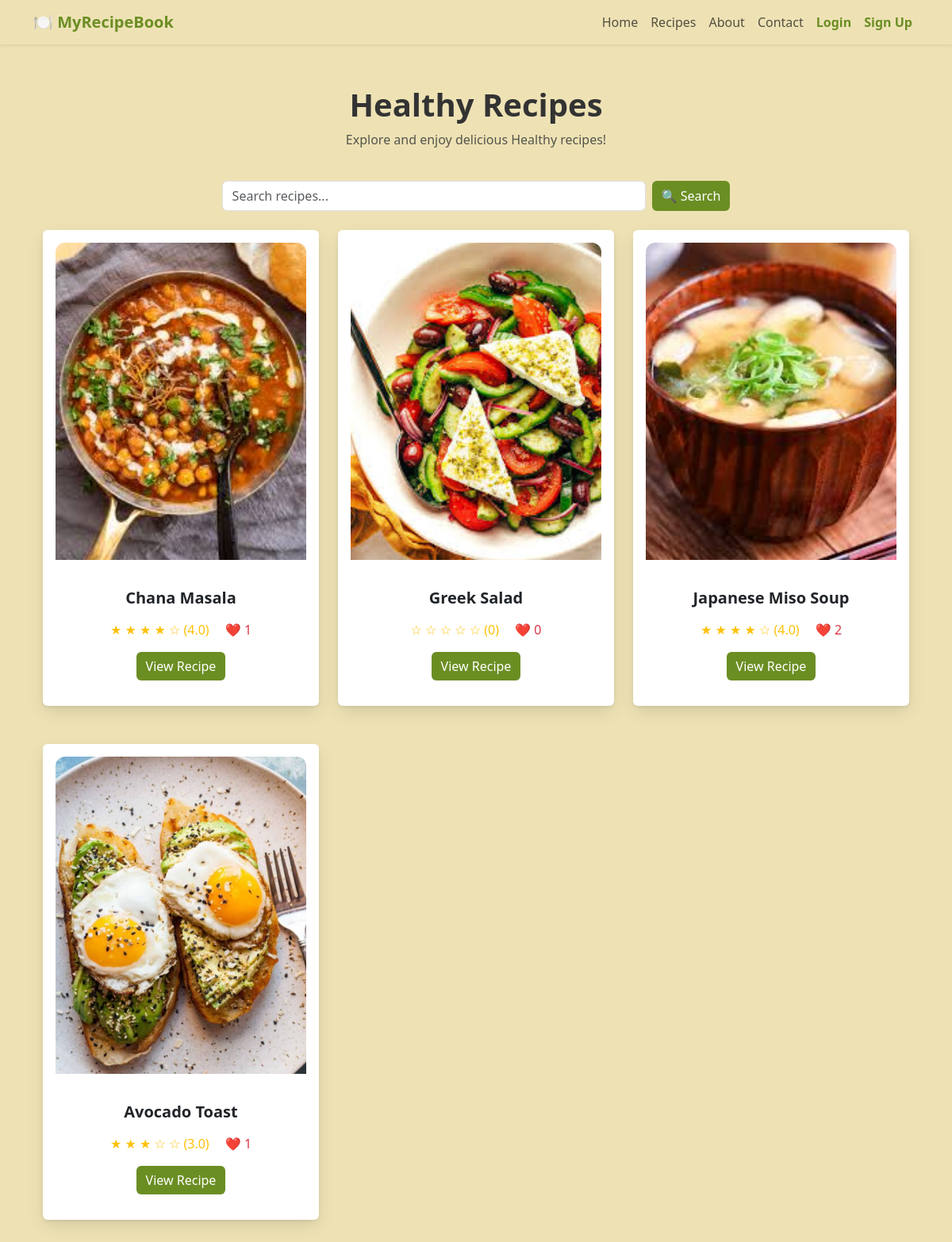
The page /category/Healthy on the database its author committed.
### app/models.py (models this page shows)
class Recipe(db.Model):
    id = db.Column(db.Integer, primary_key=True)
    title = db.Column(db.String(255), nullable=False)
    tags = db.Column(db.String(255))
    ingredients = db.Column(db.Text, nullable=False)
    instructions = db.Column(db.Text, nullable=True)
    description = db.Column(db.String(500), nullable=True)
    image_path = db.Column(db.String(255))  # Stores relative path
    video_path = db.Column(db.String(255))  # Stores relative path
    is_premium = db.Column(db.Boolean, default=False)  # New column
    likes = db.relationship('Like', backref='recipe', lazy=True)
    ratings = db.relationship('Rating', backref='recipe', lazy=True)
    comments = db.relationship('Comment', backref='recipe', lazy=True)
    @property
    def average_rating(self):
        if not self.ratings:
            return 0  # No ratings yet
        return round(sum(r.rating for r in self.ratings) / len(self.ratings), 1)
    @property
    def like_count(self):
        return len(self.likes)

class Rating(db.Model):
    id = db.Column(db.Integer, primary_key=True)
    user_id = db.Column(db.Integer, db.ForeignKey('user.id'), nullable=False)
    recipe_id = db.Column(db.Integer, db.ForeignKey('recipe.id'), nullable=False)
    rating = db.Column(db.Integer, nullable=False)  # Rating from 1 to 5

### app/routes.py (the view)
@bp.route('/category/<category>')
def category(category):
    category_tags = {
        "Breakfast": ["breakfast", "morning", "brunch"],
        "Lunch": ["lunch", "midday", "quick-lunch"],
        "Dinner": ["dinner", "evening", "supper"],
        "Desserts": ["dessert", "sweet", "baking"],
        "Healthy": ["healthy", "low-fat", "nutritious"],
        "Quick & Easy": ["quick", "easy", "fast"]
    }
    if category not in category_tags:
        abort(404)  # Category not found
    tags = category_tags[category]
    recipes = Recipe.query.filter(db.or_(*(Recipe.tags.ilike(f"%{tag}%") for tag in tags))).all()
    return render_template('category.html', category=category, recipes=recipes)

### app/templates/category.html (shortened to what this page needs)
{% extends "base.html" %}
{% block content %}
<div class="container py-1">
    <h1 class="text-center fw-bold page-title">{{ category }} Recipes</h1>
    <p class="text-center text-muted">Explore and enjoy delicious {{ category }} recipes!</p>
    <div class="container py-4">
        <form action="{{ url_for('routes.search') }}" method="GET" class="d-flex justify-content-center">
            <input type="text" name="q" class="form-control w-50 me-2" placeholder="Search recipes..." required>
            <button type="submit" class="btn btn-primary">🔍 Search</button>
        </form>
    </div>
    <div class="row gx-4 gy-5">
        {% for recipe in recipes %}
        <div class="col-md-4 col-sm-6">
            <div class="flip-card" onclick="flipCard(this)">
                <div class="flip-card-inner">
                    <div class="flip-card-front">
                        <div class="card shadow-sm border-0 h-100 p-3 d-flex flex-column card-fixed-height">
                            {% if recipe.image_path %}
                                <img src="{{ url_for('static', filename=recipe.image_path) }}" class="card-img-top" alt="{{ recipe.title }}">
                            {% else %}
                                <img src="{{ url_for('static', filename='images/placeholder.jpg') }}" class="card-img-top" alt="No Image Available">
                            {% endif %}
                            <div class="card-body text-center d-flex flex-column flex-grow-1">
                                <h5 class="fw-bold">{{ recipe.title }}</h5>
                                <div class="mt-2">
                                    <span class="text-warning">
                                        {% for i in range(1, 6) %}
                                            {% if i <= recipe.average_rating %}
                                                ★
                                            {% else %}
                                                ☆
                                            {% endif %}
                                        {% endfor %}
                                        ({{ recipe.average_rating or 0 }})
                                    </span>
                                    <span class="text-danger ms-3">❤️ {{ recipe.like_count }}</span>
                                </div>
                                <div class="mt-auto">
                                    <a href="{{ url_for('routes.view_recipe', recipe_id=recipe.id) }}" class="btn btn-primary" onclick="event.stopPropagation();">
                                        View Recipe
                                    </a>
                                </div>
                            </div>
                        </div>
                    </div>
                    <div class="flip-card-back">
                        <div class="card-body d-flex align-items-center justify-content-center">
                            <p class="description-text">{{ recipe.description or 'No description available.' }}</p>
                        </div>
                    </div>
                </div>
            </div>
        </div>
        {% endfor %}
    </div>
</div>
{% endblock %}

### app/static/styles.css (style rules this page uses)
:root { --bg-light: #EEE2B5; --bg-card: #F8F6F2; --text-dark: #333333; --accent-green: #6B8E23; --hover-green: #4A5D23; --border-light: #EAEAEA; }
body { background-color: var(--bg-light); color: var(--text-dark); font-family: 'Segoe UI', Tahoma, Geneva, Verdana, sans-serif; }
.btn-primary { background-color: var(--accent-green); border: none; transition: background-color 0.3s ease; }
.card-img-top { width: 100%; height: 400px; object-fit: cover; border-top-left-radius: 12px; border-top-right-radius: 12px; }
.flip-card { perspective: 1000px; cursor: pointer; }
.flip-card-inner { position: relative; width: 100%; min-height: 600px; transform-style: preserve-3d; transition: transform 0.6s ease; }
.flip-card-front, .flip-card-back { position: absolute; width: 100%; height: 100%; border-radius: 12px; backface-visibility: hidden; box-shadow: 0 8px 20px rgba(0, 0, 0, 0.1); }
.flip-card-front { display: flex; flex-direction: column; background: var(--bg-card); }
.card-fixed-height { min-height: 100%; }
.flip-card-front .card-img-top { width: 100%; height: 400px; object-fit: cover; border-top-left-radius: 12px; border-top-right-radius: 12px; margin-bottom: 20px; }
.card-body { display: flex; flex-direction: column; flex: 1; }
.flip-card-back { background: var(--accent-green); transform: rotateY(180deg); display: flex; flex-direction: column; justify-content: center; padding: 20px; text-align: center; }
.description-text { font-family: 'Playfair Display', serif; font-size: 1.3rem; font-weight: bold; color: white; line-height: 1.8; }
input, textarea { border-radius: 8px; border: 1px solid var(--border-light); padding: 10px; }

### rows shown on the page
Recipe: image_path (picture), title "Chana Masala", rating "4.0", like_count "1"
Recipe: image_path (picture), title "Greek Salad", is_premium "0", like_count "0"
Recipe: image_path (picture), title "Japanese Miso Soup", rating "4.0", like_count "2"
Recipe: image_path (picture), title "Avocado Toast", rating "3.0", like_count "1"

### other values the page prints
{{ category }} "Healthy"
